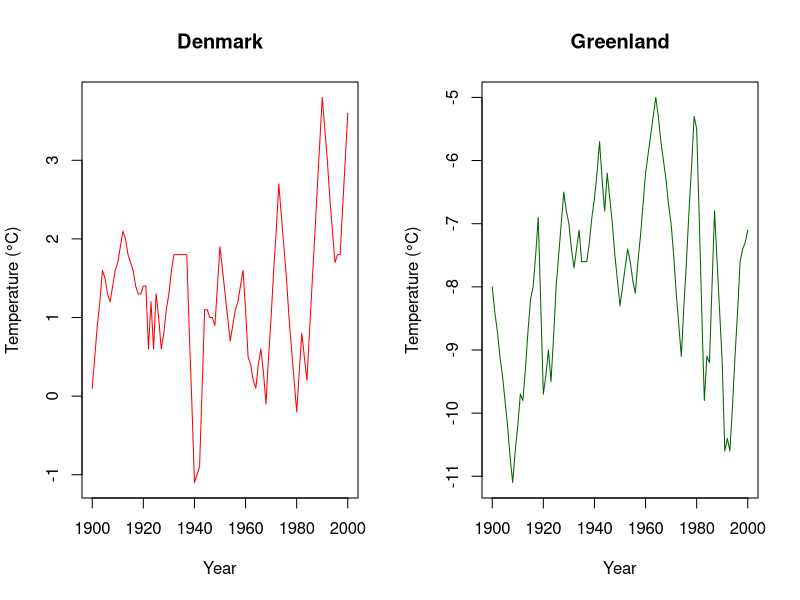
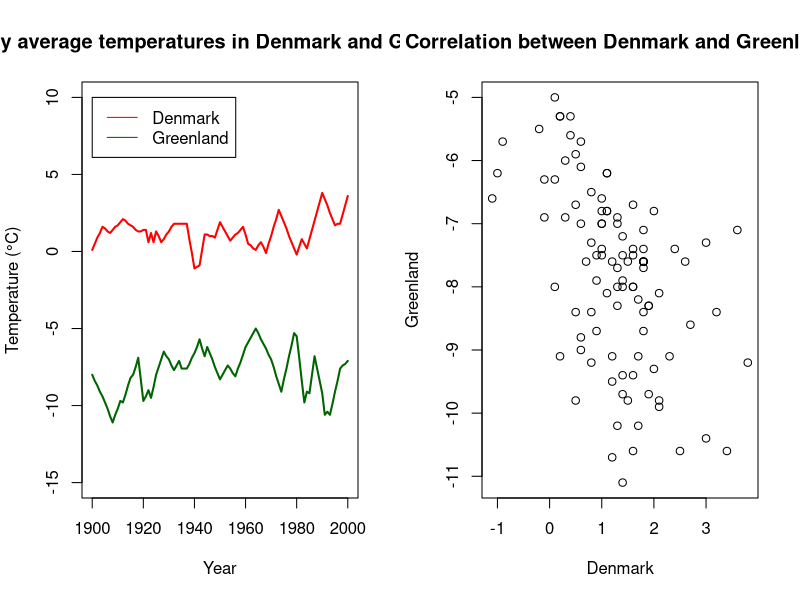
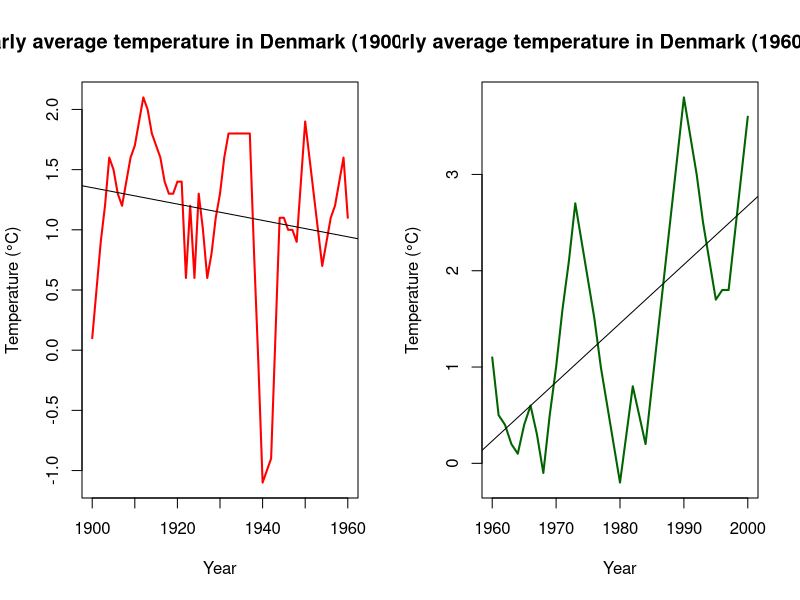

Reproduce these figures in R, in order.
## ---- chunk 1
## set working directory
require("knitr")
require("ggplot2")
## ---- chunk 2
clima <- read.table("clima.txt", header=TRUE)
## ---- chunk 3
par(mfrow=c(1,2))
plot(clima$time, clima$denmark, main="Denmark", type="l", xlab="Year", ylab="Temperature (°C)", col="red")
plot(clima$time, clima$greenland, main="Greenland", type="l", xlab="Year", ylab="Temperature (°C)", col="dark green")
## ---- chunk 4
# Line plot
plot(clima$time, clima$denmark, type="l", main="Yearly average temperatures in Denmark and Greenland", col="red", xlab="Year", ylab="Temperature (°C)", ylim=c(-15,10), lwd=2)
lines(clima$time, clima$greenland, col="dark green", lwd=2)
legend(1900,10, legend=c("Denmark", "Greenland"), col=c("red", "dark green"), lty=1:1, cex=1)
correlation=cor(clima$denmark, clima$greenland)

# Scatter plot
plot(clima$denmark, clima$greenland, main="Correlation between Denmark and Greenland", xlab="Denmark", ylab="Greenland")

## ---- chunk 5
clima1900 <- clima[clima$time<1961,]
plot(clima1900$time, clima1900$denmark, main="Yearly average temperature in Denmark (1900 - 1960)", type="l", col="red", xlab="Year", ylab="Temperature (°C)", lwd=2)
abline(lm(clima1900$denmark~clima1900$time))
## ---- chunk 6
clima1960 <- clima[clima$time>1959,]
plot(clima1960$time, clima1960$denmark, main="Yearly average temperature in Denmark (1960 - 2000)", type="l", col="dark green", xlab="Year", ylab="Temperature (°C)", lwd=2)
abline(lm(clima1960$denmark~clima1960$time))
